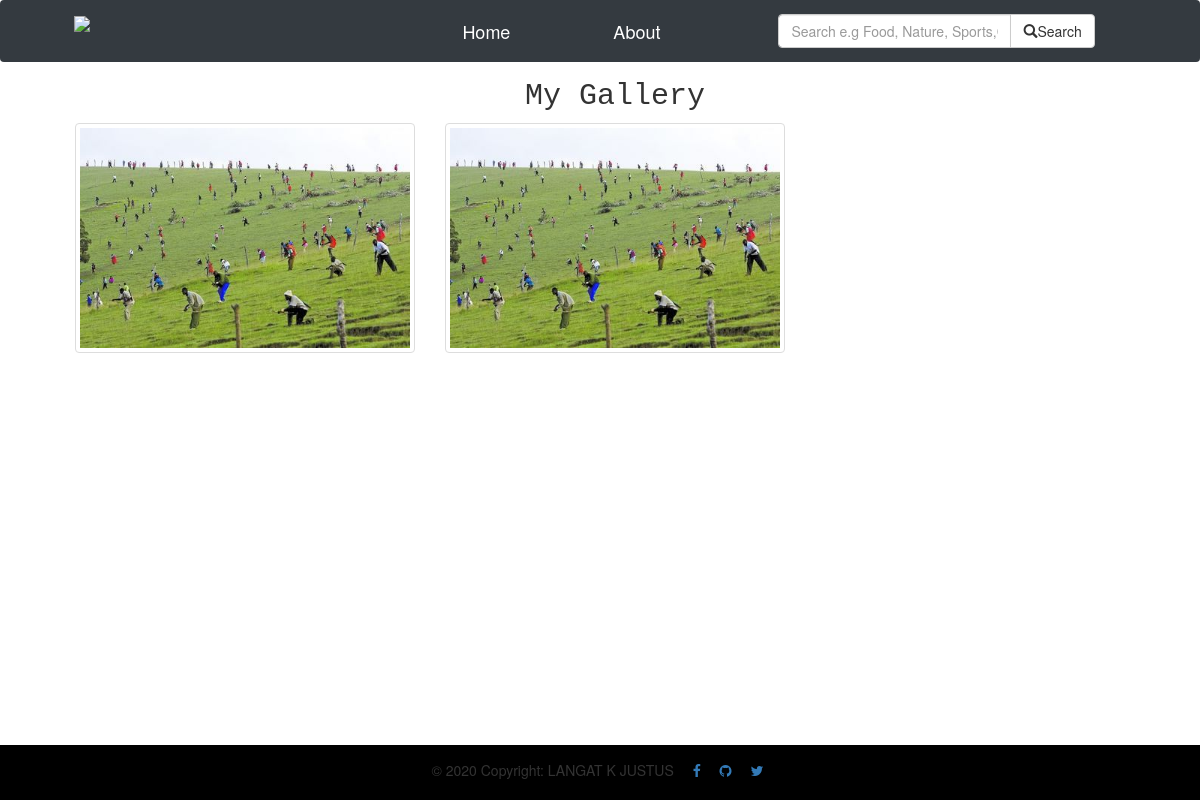
Page /images/ on the earlier database version.
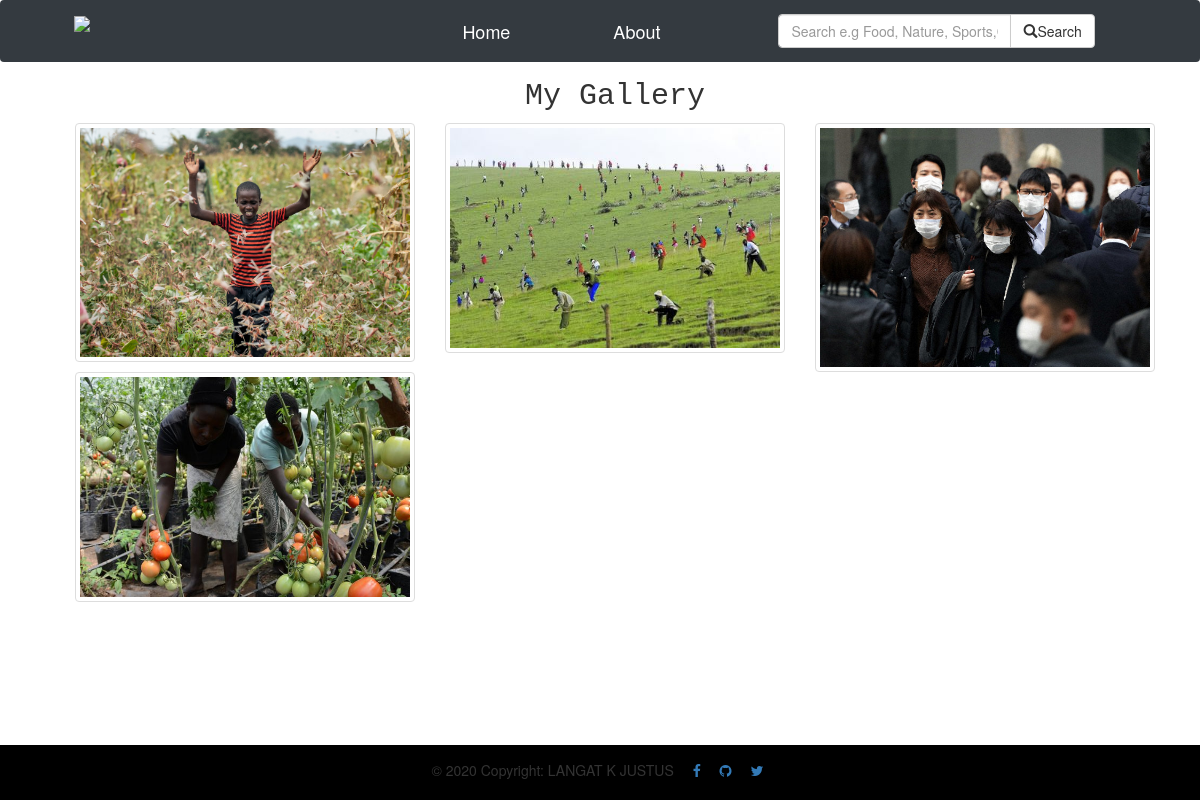
Same page on the later database version.
### gallery/models.py (models this page shows, shortened)
class Image(models.Model):
    image = models.ImageField(upload_to = 'images/',default='')
    name = models.CharField(max_length=200, null=True)
    description = models.CharField(max_length=500, null=True)
    image_location = models.ForeignKey('Location',default='', on_delete = models.CASCADE)
    image_category = models.ForeignKey('Category',default='', on_delete = models.CASCADE)
    date_created = models.DateTimeField(auto_now_add=True, null = True)

### gallery/views.py (the view)
# urls.py: path('images/',images),
def images(request):
    images = Image.objects.all()
    categories = Category.objects.all()
    location = Location.objects.all()
    return  render(request, 'all/images.html',locals())

### gallery/models.py (called while the page is built)
    def __str__(self):
        return self.name

    def __str__(self):
        return self.category

### gallery/templates/all/images.html (shortened to what this page needs)
{% extends 'all/main.html' %} {% block content %}
<br><br><br>
<div class="container">
  <h2 style="text-align: center; font-family: monospace;">My Gallery</h2>
  <div class="Column">
    {% for image in images %}
    <div class="col-md-4 col-sm-4 col-xs-4">
      <img
        src="{{image.image.url}}"
        class="img-responsive img-thumbnail"
        data-toggle="modal"
        data-target="#{{image.id}}"
      />
    </div>
    {% endfor %}
  </div>
{% endblock content %}

### gallery/templates/all/main.html (shortened to what this page needs)
{% load static %}
<!DOCTYPE html>
<html lang="en">
  <head>
    <link
      rel="stylesheet"
      href="https://stackpath.bootstrapcdn.com/bootstrap/4.5.2/css/bootstrap.min.css"
    />
  </head>
  <body>
    {% include 'all/navbar.html' %}
    <div class="container" style="padding-bottom: 5%;">
      {% block content %}
      {% endblock %}</div>
    {% include 'all/footer.html' %}
  </body>
</html>

### gallery/templates/all/navbar.html
{% load static %}
<link rel="stylesheet" href="static/css/nav.css">
<link rel="stylesheet" href="https://maxcdn.bootstrapcdn.com/bootstrap/3.4.1/css/bootstrap.min.css">
</head>
<nav class="navbar navbar-blue bg-dark" style="position: fixed; width: 100%;" >
  <img src="https://langatfrozen.com/wp-content/uploads/2020/05/logo.png" style="height: 30px; margin-right: 25%;">
    <a class="navbar-brand" href="{% url 'home' %}" style="color: white;">Home</a>
    <a class="navbar-brand" href="{% url 'about' %}" style="color: white;">About</a>
    <div class="col-sm-4 col-md-4 navbar-right">
      <form class="navbar-form" role="search" action="{% url 'search_category' %}">
        <div class="input-group">
          <input type="text" class="form-control" placeholder="Search e.g Food, Nature, Sports,Covid-19" name="image">
          <div class="input-group-btn">
            <button class="btn btn-default" type="submit"><i class="glyphicon glyphicon-search"></i>Search</button>
          </div>
        </div>
      </form>
    </div>
  </nav>

### gallery/templates/all/footer.html
<footer class="page-footer font-small pt-4 fixed-bottom" style="background-color: black; height:auto">
  <link rel="stylesheet" href="https://cdnjs.cloudflare.com/ajax/libs/font-awesome/4.7.0/css/font-awesome.min.css">
  <div class="container-fluid">
    <ul class="list-unstyled list-inline text-center">
      <li class="list-inline-item">
        <p>© 2020 Copyright: LANGAT K JUSTUS</p>
      </li>
      <li class="list-inline-item">
        <a href="https://www.facebook.com/Justuslangat78" class="fa fa-facebook"></a>
      </li>
      <li class="list-inline-item">
        <a href="https://github.com/Langat05" class="fa fa-github"></a>
      </li>
      <li class="list-inline-item">
        <a href="https://twitter.com/Langat_036" class="fa fa-twitter"></a>
      </li>
    </ul>
  </div>
</footer>

### static/css/nav.css (style rules this page uses)
img { height: 20px; }
a { color: white; }

### gallery/templates/all/images.html (style rules this page uses)
body { background-image: url("https://api.time.com/wp-content/uploads/2019/08/better-smartphone-photos.jpg"); background-repeat: no-repeat; background-size: cover; z-index: -1; }

Differences in the rows shown:
changed Image (number 1 of 4 on the later page): image: a different picture
added Image: image (picture)
added Image: image (picture)
